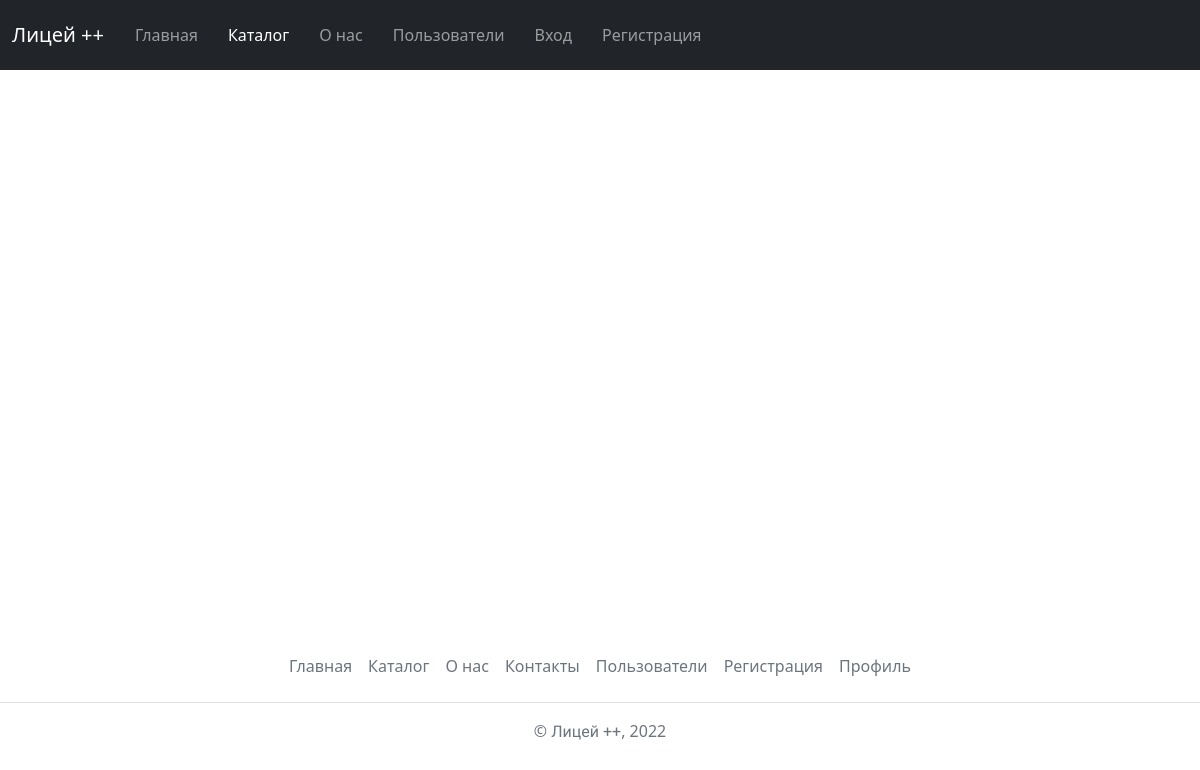
The app's page /catalog/, older data.
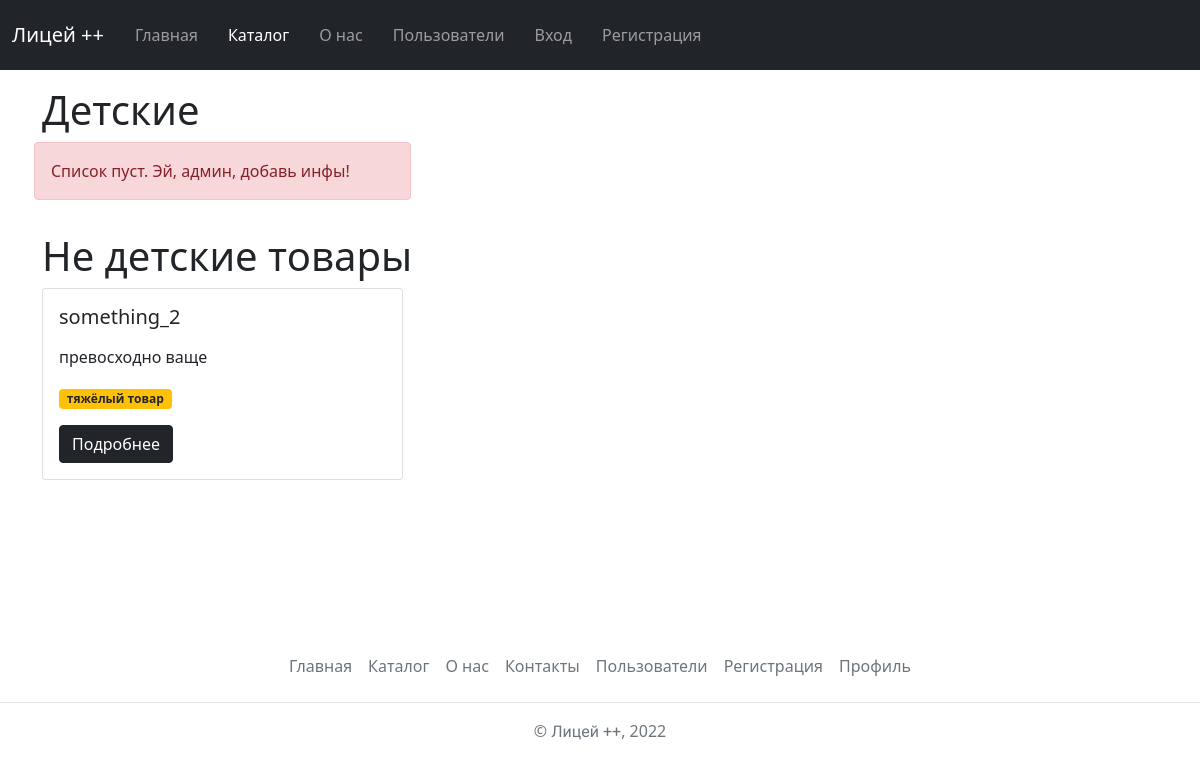
The same page, newer data.
### catalog/models.py (models this page shows, shortened)
class Category(Slug, Published, Name):
    weight = models.PositiveSmallIntegerField(
        verbose_name='Вес',
        default=100,
        validators=(validate_weight, )
    )
    objects = CategoryManager()
    class Meta:
        verbose_name = 'категория'
        verbose_name_plural = 'категории'

class Item(Published):
    name = models.CharField(
        verbose_name='Название товара',
        max_length=150
    )
    text = models.TextField(
        verbose_name='Текст',
        help_text='Минимум два слова. Обязательно должно содержаться слово превосходно или роскошно', validators=(validate_required_words, validate_words_count)
    )
    tags = models.ManyToManyField(
        verbose_name='Теги',
        to='Tag',
        related_name='items'
    )
    category = models.ForeignKey(
        verbose_name='Категория',
        to='Category',
        related_name='items',
        on_delete=models.RESTRICT
    )
    upload = ImageField(upload_to='uploads/', null=True)
    def get_image_250x250(self):
        return get_thumbnail(self.upload, '250x250', crop='center', quality=51)
    def img_tmb(self):
        if self.upload:
            return mark_safe(f'<img src="{self.upload.url}" width="50">')
        return 'Нет изображений'
    img_tmb.short_description = 'превью'
    img_tmb.allow_tags = True
    objects = ItemManager()
    class Meta:
        verbose_name = 'товар'
        verbose_name_plural = 'товары'

class Tag(Slug, Published, Name):
    objects = TagManager()
    def __str__(self) -> str:
        if self.name:
            return self.name
        return self.slug
    class Meta:
        verbose_name = 'тег'
        verbose_name_plural = 'теги'

### catalog/views.py (the view)
# urls.py: path('', views.ItemList.as_view(), name='item_list'),
class ItemList(TemplateView):
    template_name = 'catalog/item_list.html'
    extra_context = {
        'categories': Category.objects.published_items_and_categories()
    }

### catalog/templatetags/catalog_extras.py (called while the page is built)
@register.filter
def render_markdown(value):
    return markdown(value)

### users/context_processors.py (called while the page is built)
def get_birthday_people(request):
    birthday_people = Profile.objects.filter(
        birthday__endswith=datetime.now().strftime("-%m-%d"),
        private_profile=False,
    ).prefetch_related('user')
    return {'birthday_people': birthday_people}

### templates/catalog/item_list.html (shortened to what this page needs)
{% extends 'base.html' %}
{% block content %}
<div class="container mt-3">
    {% for category in categories %}
    <section class="mt-3">
        <h2 class="display-6" id="{{ category.slug }}">{{ category.name|default:category.slug }}</h2>
        {% include 'core/item_list_base.html' with items=category.items.all %}
    </section>
    {% endfor %}
</div>
{% endblock %}

### templates/core/item_list_base.html (shortened to what this page needs)
{% load catalog_extras %}
<div class="row row-cols-1 row-cols-sm-2 row-cols-md-3 g-3">
{% for item in items %}
    <div class="col">
        <div class="card">
            <div class="card-body">
                <h5 class="card-title">{{ item.name }}</h5>
                <p class="card-text">{{ item.text|render_markdown|safe|truncatewords:10 }}</p>
                <p><span class="badge bg-warning text-dark">
                    {{ item.tags.all|join:'</span> <span class="badge bg-warning text-dark">' }}
                </span></p>
                <a href="{% url 'item_detail' pk=item.id %}" class="btn btn-dark">Подробнее</a>
            </div>
        </div>
    </div>
{% empty %}
    <div class="alert alert-danger" role="alert">Список пуст. Эй, админ, добавь инфы!</div>
{% endfor %}
</div>

Row changes from the older to the newer data that the page shows:
added Category: name "Детские"
added Category: name "Не детские товары"
added Item: name "something_2", text|render_markdown "превосходно ваще", tags.all "тяжёлый товар"
